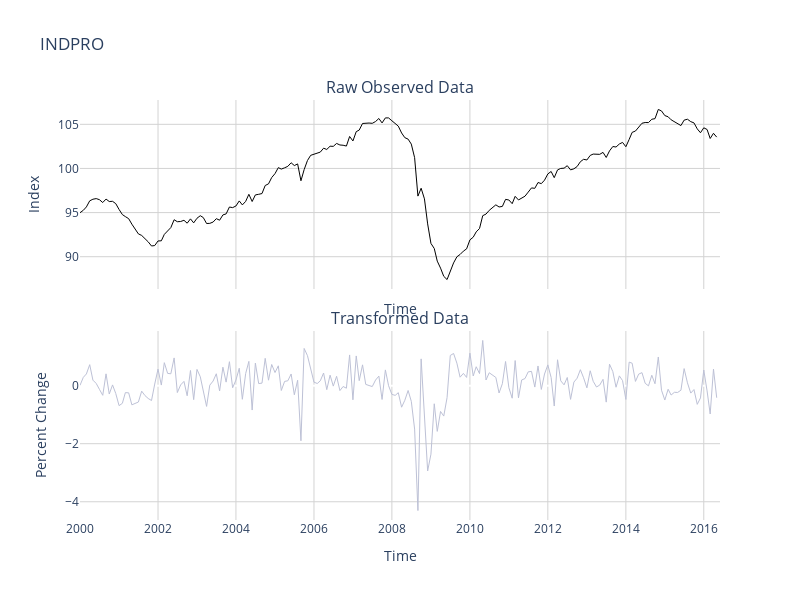
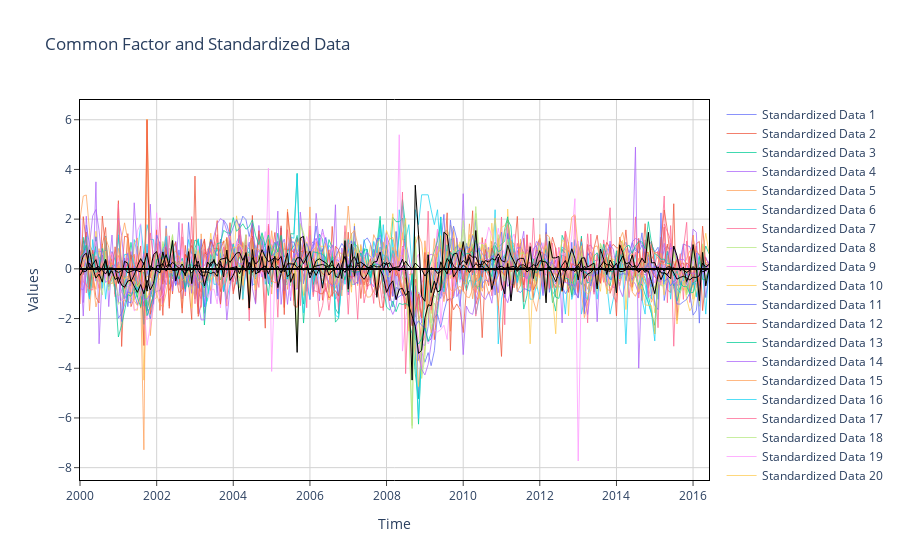
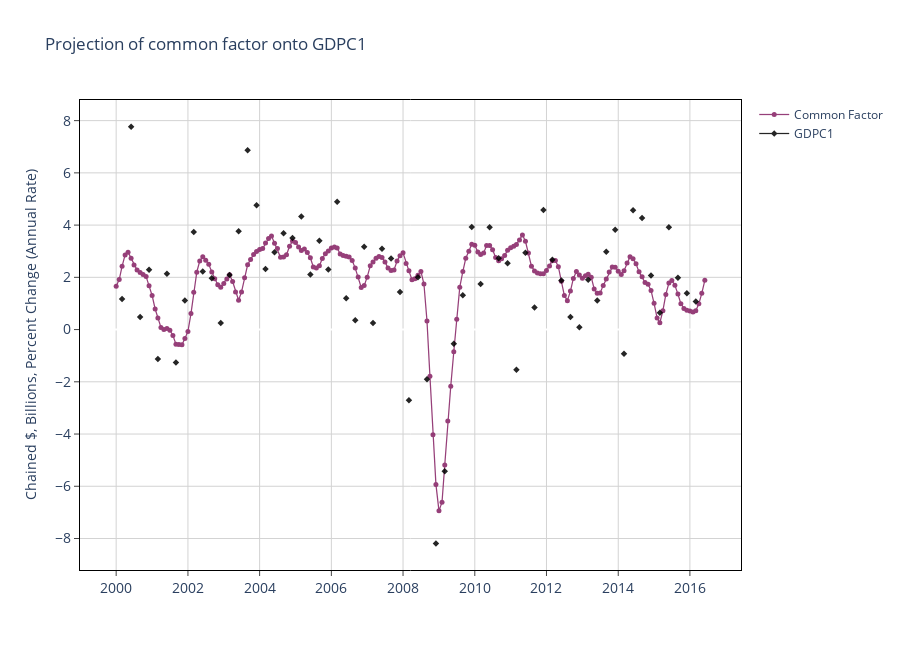

Notebook code cell kept with these figures, in order:
### Code cell
### Dynamic factor model (DFM) ############################################
# This script estimates a dynamic factor model (DFM) using a panel of
# monthly and quarterly series.
###########################################################################


## Clear workspace and set paths.
# close all; clear; clc;
# addpath('functions');


## User inputs.
vintage = '2016-06-29'; # vintage dataset to use for estimation
country = 'US';         # United States macroeconomic data
sample_start = datetime.strptime('2000-01-01', '%Y-%m-%d'); # estimation sample


## Load model specification and dataset.
# Load model specification structure `Spec`
Spec = load_spec('Spec_US_example.xls');
# Parse `Spec`
SeriesID, SeriesName, Units, UnitsTransformed = Spec['seriesid'], Spec['seriesname'], Spec['units'], Spec['unitstransformed']

# Load data
datafile = os.path.join('data', country, f'{vintage}.xls');
X, Time, Z = load_data(datafile, Spec, sample_start);
summarize(X,Time,Spec,vintage); # summarize data


## Plot raw and transformed data.
# Industrial Production (INDPRO) <fred.stlouisfed.org/series/INDPRO>
seriesName = "INDPRO"
idxSeries = SeriesID.index(seriesName)
t_obs = ~np.isnan(X[:, idxSeries])

fig = psub.make_subplots(rows=2, cols=1, shared_xaxes=True, vertical_spacing=0.1,
                            subplot_titles=("Raw Observed Data", "Transformed Data"))

# Plot raw observed data
trace1 = go.Scatter(
    x=Time[t_obs],
    y=Z[t_obs, idxSeries],
    mode='lines',
    name='Raw Observed Data',
    line=dict(color="#000000", width=1),  # #7BCC62 / #68b562 / #7BB562
)
fig.add_trace(trace1, row=1, col=1)

# Plot transformed data
trace2 = go.Scatter(
    x=Time[t_obs],
    y=X[t_obs, idxSeries],
    mode='lines',
    name='Transformed Data',
    line=dict(color="#BDC1D6", width=1),  # #7BCC62 / #68b562 / #7BB562
)
fig.add_trace(trace2, row=2, col=1)
fig.update_layout(
    height=600,
    width=800,
    showlegend=False,
    title_text=seriesName,
    plot_bgcolor="white",
)
fig.update_xaxes(range=[Time[0], Time[-1]], title_text='Time', row=2, col=1, gridcolor="lightgrey")
fig.update_xaxes(range=[Time[0], Time[-1]], title_text='Time', row=1, col=1, gridcolor="lightgrey")
fig.update_yaxes(title_text=Units[idxSeries], row=1, col=1, gridcolor="lightgrey")
fig.update_yaxes(title_text=UnitsTransformed[idxSeries], row=2, col=1, gridcolor="lightgrey")
fig.show()

## Run dynamic factor model (DFM) and save estimation output as 'ResDFM'.
# threshold = 1e-4; # Set to 1e-5 for more robust estimates
threshold = 1e-5;

Res = dfm(X,Spec, max_iter=0);
# save('ResDFM','Res','Spec');

## Plot common factor and standardized data.
traces = []
for i in range(Res['x_sm'].shape[1]):
    trace = go.Scatter(
        x=Time,
        y=Res['x_sm'][:, i],
        mode='lines',
        line=dict(width=0.75),
        name=f'Standardized Data {i + 1}'  # Label each line
    )
    traces.append(trace)

# Add traces for each row of the common factor data
common_factor_data = Res['Z'][:, :] * Res['C'][idxSeries, :]  # Matrix multiplication
for i in range(common_factor_data.shape[1]):
    trace_common_factor = go.Scatter(
        x=Time,
        y=common_factor_data[:, i],
        mode='lines',
        line=dict(color='black', width=1),
        name=f'Common Factor {i + 1}'
    )
    traces.append(trace_common_factor)

# Define the layout of the plot
layout = go.Layout(
    title='Common Factor and Standardized Data',
    xaxis=dict(title='Time', range=[Time[0], Time[-1]]),
    yaxis=dict(title='Values'),
    showlegend=True,
    boxmode='group',
    plot_bgcolor="white",
)

# Create the figure with the defined traces and layout
fig = go.Figure(data=traces, layout=layout)
fig.update_xaxes(
    mirror=True,
    ticks="outside",
    showline=True,
    linecolor="black",
    gridcolor="lightgrey",
)
fig.update_yaxes(
    mirror=True,
    ticks="outside",
    showline=True,
    linecolor="black",
    gridcolor="lightgrey",
)

# Display the plot
pyo.iplot(fig)

## Common Factor Projection: plot projection of common factor onto Payroll Employment and GDP.

## First subplot - projection of common factor onto PAYEMS
# nameSeries = "PAYEMS"
# idxSeries = SeriesID.index(nameSeries)
# t_obs = ~np.isnan(X[:, idxSeries])
# CommonFactor = Res["C"][idxSeries, :5] @ Res["Z"][:, :5].T * Res["Wx"][idxSeries] + Res["Mx"][idxSeries]
# plot(dt=Time, series=X[:, idxSeries], common_factor=CommonFactor, mode = "lines", series_name=nameSeries, yaxis_title=f'{Units[idxSeries]}, {UnitsTransformed[idxSeries]}')

## Second subplot - projection of common factor onto GDPC1
nameSeries = "GDPC1"
idxSeries = SeriesID.index(nameSeries)
t_obs = ~np.isnan(X[:, idxSeries])
CommonFactor = Res["C"][idxSeries, :5] @ Res["Z"][:, :5].T * Res["Wx"][idxSeries] + Res["Mx"][idxSeries]
plot(dt=Time, series=X[:, idxSeries], common_factor=CommonFactor, mode = "lines+markers", series_name=nameSeries, yaxis_title=f'{Units[idxSeries]}, {UnitsTransformed[idxSeries]}')

### Figure 1 — Plotly figure (JSON) as saved in the notebook; plotly's stock layout.template omitted (floating-point values rounded to 4 significant figures; data arrays with more than 128 entries replaced by an {"elided": "..."} marker saying what was removed)
{"data": [{"line": {"color": "#000000", "width": 1}, "mode": "lines", "name": "Raw Observed Data", "type": "scatter", "x": {"elided": "197 str values"}, "xaxis": "x", "y": {"elided": "197 float values"}, "yaxis": "y"}, {"line": {"color": "#BDC1D6", "width": 1}, "mode": "lines", "name": "Transformed Data", "type": "scatter", "x": {"elided": "197 str values"}, "xaxis": "x2", "y": {"elided": "197 float values"}, "yaxis": "y2"}], "layout": {"annotations": [{"font": {"size": 16}, "showarrow": false, "text": "Raw Observed Data", "x": 0.5, "xanchor": "center", "xref": "paper", "y": 1, "yanchor": "bottom", "yref": "paper"}, {"font": {"size": 16}, "showarrow": false, "text": "Transformed Data", "x": 0.5, "xanchor": "center", "xref": "paper", "y": 0.45, "yanchor": "bottom", "yref": "paper"}], "height": 600, "plot_bgcolor": "white", "showlegend": false, "title": {"text": "INDPRO"}, "width": 800, "xaxis": {"anchor": "y", "domain": [0, 1], "gridcolor": "lightgrey", "matches": "x2", "range": ["2000-01-01T00:00:00", "2016-06-01T00:00:00"], "showticklabels": false, "title": {"text": "Time"}}, "xaxis2": {"anchor": "y2", "domain": [0, 1], "gridcolor": "lightgrey", "range": ["2000-01-01T00:00:00", "2016-06-01T00:00:00"], "title": {"text": "Time"}}, "yaxis": {"anchor": "x", "domain": [0.55, 1], "gridcolor": "lightgrey", "title": {"text": "Index"}}, "yaxis2": {"anchor": "x2", "domain": [0, 0.45], "gridcolor": "lightgrey", "title": {"text": "Percent Change"}}}}

### Figure 2 — Plotly figure (JSON) as saved in the notebook; plotly's stock layout.template omitted (floating-point values rounded to 4 significant figures; data arrays with more than 128 entries replaced by an {"elided": "..."} marker saying what was removed)
{"data": [{"line": {"width": 0.75}, "mode": "lines", "name": "Standardized Data 1", "type": "scatter", "x": {"elided": "198 str values"}, "y": {"elided": "198 float values"}}, {"line": {"width": 0.75}, "mode": "lines", "name": "Standardized Data 2", "type": "scatter", "x": {"elided": "198 str values"}, "y": {"elided": "198 float values"}}, {"line": {"width": 0.75}, "mode": "lines", "name": "Standardized Data 3", "type": "scatter", "x": {"elided": "198 str values"}, "y": {"elided": "198 float values"}}, {"line": {"width": 0.75}, "mode": "lines", "name": "Standardized Data 4", "type": "scatter", "x": {"elided": "198 str values"}, "y": {"elided": "198 float values"}}, {"line": {"width": 0.75}, "mode": "lines", "name": "Standardized Data 5", "type": "scatter", "x": {"elided": "198 str values"}, "y": {"elided": "198 float values"}}, {"line": {"width": 0.75}, "mode": "lines", "name": "Standardized Data 6", "type": "scatter", "x": {"elided": "198 str values"}, "y": {"elided": "198 float values"}}, {"line": {"width": 0.75}, "mode": "lines", "name": "Standardized Data 7", "type": "scatter", "x": {"elided": "198 str values"}, "y": {"elided": "198 float values"}}, {"line": {"width": 0.75}, "mode": "lines", "name": "Standardized Data 8", "type": "scatter", "x": {"elided": "198 str values"}, "y": {"elided": "198 float values"}}, {"line": {"width": 0.75}, "mode": "lines", "name": "Standardized Data 9", "type": "scatter", "x": {"elided": "198 str values"}, "y": {"elided": "198 float values"}}, {"line": {"width": 0.75}, "mode": "lines", "name": "Standardized Data 10", "type": "scatter", "x": {"elided": "198 str values"}, "y": {"elided": "198 float values"}}, {"line": {"width": 0.75}, "mode": "lines", "name": "Standardized Data 11", "type": "scatter", "x": {"elided": "198 str values"}, "y": {"elided": "198 float values"}}, {"line": {"width": 0.75}, "mode": "lines", "name": "Standardized Data 12", "type": "scatter", "x": {"elided": "198 str values"}, "y": {"elided": "198 float values"}}, {"line": {"width": 0.75}, "mode": "lines", "name": "Standardized Data 13", "type": "scatter", "x": {"elided": "198 str values"}, "y": {"elided": "198 float values"}}, {"line": {"width": 0.75}, "mode": "lines", "name": "Standardized Data 14", "type": "scatter", "x": {"elided": "198 str values"}, "y": {"elided": "198 float values"}}, {"line": {"width": 0.75}, "mode": "lines", "name": "Standardized Data 15", "type": "scatter", "x": {"elided": "198 str values"}, "y": {"elided": "198 float values"}}, {"line": {"width": 0.75}, "mode": "lines", "name": "Standardized Data 16", "type": "scatter", "x": {"elided": "198 str values"}, "y": {"elided": "198 float values"}}, {"line": {"width": 0.75}, "mode": "lines", "name": "Standardized Data 17", "type": "scatter", "x": {"elided": "198 str values"}, "y": {"elided": "198 float values"}}, {"line": {"width": 0.75}, "mode": "lines", "name": "Standardized Data 18", "type": "scatter", "x": {"elided": "198 str values"}, "y": {"elided": "198 float values"}}, {"line": {"width": 0.75}, "mode": "lines", "name": "Standardized Data 19", "type": "scatter", "x": {"elided": "198 str values"}, "y": {"elided": "198 float values"}}, {"line": {"width": 0.75}, "mode": "lines", "name": "Standardized Data 20", "type": "scatter", "x": {"elided": "198 str values"}, "y": {"elided": "198 float values"}}, {"line": {"width": 0.75}, "mode": "lines", "name": "Standardized Data 21", "type": "scatter", "x": {"elided": "198 str values"}, "y": {"elided": "198 float values"}}, {"line": {"width": 0.75}, "mode": "lines", "name": "Standardized Data 22", "type": "scatter", "x": {"elided": "198 str values"}, "y": {"elided": "198 float values"}}, {"line": {"width": 0.75}, "mode": "lines", "name": "Standardized Data 23", "type": "scatter", "x": {"elided": "198 str values"}, "y": {"elided": "198 float values"}}, {"line": {"width": 0.75}, "mode": "lines", "name": "Standardized Data 24", "type": "scatter", "x": {"elided": "198 str values"}, "y": {"elided": "198 float values"}}, {"line": {"width": 0.75}, "mode": "lines", "name": "Standardized Data 25", "type": "scatter", "x": {"elided": "198 str values"}, "y": {"elided": "198 float values"}}, {"line": {"color": "black", "width": 1}, "mode": "lines", "name": "Common Factor 1", "type": "scatter", "x": {"elided": "198 str values"}, "y": {"elided": "198 float values"}}, {"line": {"color": "black", "width": 1}, "mode": "lines", "name": "Common Factor 2", "type": "scatter", "x": {"elided": "198 str values"}, "y": {"elided": "198 int values"}}, {"line": {"color": "black", "width": 1}, "mode": "lines", "name": "Common Factor 3", "type": "scatter", "x": {"elided": "198 str values"}, "y": {"elided": "198 int values"}}, {"line": {"color": "black", "width": 1}, "mode": "lines", "name": "Common Factor 4", "type": "scatter", "x": {"elided": "198 str values"}, "y": {"elided": "198 int values"}}, {"line": {"color": "black", "width": 1}, "mode": "lines", "name": "Common Factor 5", "type": "scatter", "x": {"elided": "198 str values"}, "y": {"elided": "198 int values"}}, {"line": {"color": "black", "width": 1}, "mode": "lines", "name": "Common Factor 6", "type": "scatter", "x": {"elided": "198 str values"}, "y": {"elided": "198 int values"}}, {"line": {"color": "black", "width": 1}, "mode": "lines", "name": "Common Factor 7", "type": "scatter", "x": {"elided": "198 str values"}, "y": {"elided": "198 int values"}}, {"line": {"color": "black", "width": 1}, "mode": "lines", "name": "Common Factor 8", "type": "scatter", "x": {"elided": "198 str values"}, "y": {"elided": "198 int values"}}, {"line": {"color": "black", "width": 1}, "mode": "lines", "name": "Common Factor 9", "type": "scatter", "x": {"elided": "198 str values"}, "y": {"elided": "198 int values"}}, {"line": {"color": "black", "width": 1}, "mode": "lines", "name": "Common Factor 10", "type": "scatter", "x": {"elided": "198 str values"}, "y": {"elided": "198 int values"}}, {"line": {"color": "black", "width": 1}, "mode": "lines", "name": "Common Factor 11", "type": "scatter", "x": {"elided": "198 str values"}, "y": {"elided": "198 float values"}}, {"line": {"color": "black", "width": 1}, "mode": "lines", "name": "Common Factor 12", "type": "scatter", "x": {"elided": "198 str values"}, "y": {"elided": "198 int values"}}, {"line": {"color": "black", "width": 1}, "mode": "lines", "name": "Common Factor 13", "type": "scatter", "x": {"elided": "198 str values"}, "y": {"elided": "198 int values"}}, {"line": {"color": "black", "width": 1}, "mode": "lines", "name": "Common Factor 14", "type": "scatter", "x": {"elided": "198 str values"}, "y": {"elided": "198 int values"}}, {"line": {"color": "black", "width": 1}, "mode": "lines", "name": "Common Factor 15", "type": "scatter", "x": {"elided": "198 str values"}, "y": {"elided": "198 int values"}}, {"line": {"color": "black", "width": 1}, "mode": "lines", "name": "Common Factor 16", "type": "scatter", "x": {"elided": "198 str values"}, "y": {"elided": "198 int values"}}, {"line": {"color": "black", "width": 1}, "mode": "lines", "name": "Common Factor 17", "type": "scatter", "x": {"elided": "198 str values"}, "y": {"elided": "198 int values"}}, {"line": {"color": "black", "width": 1}, "mode": "lines", "name": "Common Factor 18", "type": "scatter", "x": {"elided": "198 str values"}, "y": {"elided": "198 int values"}}, {"line": {"color": "black", "width": 1}, "mode": "lines", "name": "Common Factor 19", "type": "scatter", "x": {"elided": "198 str values"}, "y": {"elided": "198 int values"}}, {"line": {"color": "black", "width": 1}, "mode": "lines", "name": "Common Factor 20", "type": "scatter", "x": {"elided": "198 str values"}, "y": {"elided": "198 int values"}}, {"line": {"color": "black", "width": 1}, "mode": "lines", "name": "Common Factor 21", "type": "scatter", "x": {"elided": "198 str values"}, "y": {"elided": "198 int values"}}, {"line": {"color": "black", "width": 1}, "mode": "lines", "name": "Common Factor 22", "type": "scatter", "x": {"elided": "198 str values"}, "y": {"elided": "198 int values"}}, {"line": {"color": "black", "width": 1}, "mode": "lines", "name": "Common Factor 23", "type": "scatter", "x": {"elided": "198 str values"}, "y": {"elided": "198 int values"}}, {"line": {"color": "black", "width": 1}, "mode": "lines", "name": "Common Factor 24", "type": "scatter", "x": {"elided": "198 str values"}, "y": {"elided": "198 int values"}}, {"line": {"color": "black", "width": 1}, "mode": "lines", "name": "Common Factor 25", "type": "scatter", "x": {"elided": "198 str values"}, "y": {"elided": "198 int values"}}, {"line": {"color": "black", "width": 1}, "mode": "lines", "name": "Common Factor 26", "type": "scatter", "x": {"elided": "198 str values"}, "y": {"elided": "198 int values"}}, {"line": {"color": "black", "width": 1}, "mode": "lines", "name": "Common Factor 27", "type": "scatter", "x": {"elided": "198 str values"}, "y": {"elided": "198 int values"}}, {"line": {"color": "black", "width": 1}, "mode": "lines", "name": "Common Factor 28", "type": "scatter", "x": {"elided": "198 str values"}, "y": {"elided": "198 float values"}}, {"line": {"color": "black", "width": 1}, "mode": "lines", "name": "Common Factor 29", "type": "scatter", "x": {"elided": "198 str values"}, "y": {"elided": "198 int values"}}, {"line": {"color": "black", "width": 1}, "mode": "lines", "name": "Common Factor 30", "type": "scatter", "x": {"elided": "198 str values"}, "y": {"elided": "198 int values"}}, {"line": {"color": "black", "width": 1}, "mode": "lines", "name": "Common Factor 31", "type": "scatter", "x": {"elided": "198 str values"}, "y": {"elided": "198 int values"}}, {"line": {"color": "black", "width": 1}, "mode": "lines", "name": "Common Factor 32", "type": "scatter", "x": {"elided": "198 str values"}, "y": {"elided": "198 int values"}}, {"line": {"color": "black", "width": 1}, "mode": "lines", "name": "Common Factor 33", "type": "scatter", "x": {"elided": "198 str values"}, "y": {"elided": "198 int values"}}, {"line": {"color": "black", "width": 1}, "mode": "lines", "name": "Common Factor 34", "type": "scatter", "x": {"elided": "198 str values"}, "y": {"elided": "198 int values"}}, {"line": {"color": "black", "width": 1}, "mode": "lines", "name": "Common Factor 35", "type": "scatter", "x": {"elided": "198 str values"}, "y": {"elided": "198 int values"}}, {"line": {"color": "black", "width": 1}, "mode": "lines", "name": "Common Factor 36", "type": "scatter", "x": {"elided": "198 str values"}, "y": {"elided": "198 int values"}}, {"line": {"color": "black", "width": 1}, "mode": "lines", "name": "Common Factor 37", "type": "scatter", "x": {"elided": "198 str values"}, "y": {"elided": "198 int values"}}, {"line": {"color": "black", "width": 1}, "mode": "lines", "name": "Common Factor 38", "type": "scatter", "x": {"elided": "198 str values"}, "y": {"elided": "198 int values"}}, {"line": {"color": "black", "width": 1}, "mode": "lines", "name": "Common Factor 39", "type": "scatter", "x": {"elided": "198 str values"}, "y": {"elided": "198 int values"}}, {"line": {"color": "black", "width": 1}, "mode": "lines", "name": "Common Factor 40", "type": "scatter", "x": {"elided": "198 str values"}, "y": {"elided": "198 int values"}}, {"line": {"color": "black", "width": 1}, "mode": "lines", "name": "Common Factor 41", "type": "scatter", "x": {"elided": "198 str values"}, "y": {"elided": "198 int values"}}, {"line": {"color": "black", "width": 1}, "mode": "lines", "name": "Common Factor 42", "type": "scatter", "x": {"elided": "198 str values"}, "y": {"elided": "198 int values"}}, {"line": {"color": "black", "width": 1}, "mode": "lines", "name": "Common Factor 43", "type": "scatter", "x": {"elided": "198 str values"}, "y": {"elided": "198 int values"}}, {"line": {"color": "black", "width": 1}, "mode": "lines", "name": "Common Factor 44", "type": "scatter", "x": {"elided": "198 str values"}, "y": {"elided": "198 int values"}}, {"line": {"color": "black", "width": 1}, "mode": "lines", "name": "Common Factor 45", "type": "scatter", "x": {"elided": "198 str values"}, "y": {"elided": "198 int values"}}, {"line": {"color": "black", "width": 1}, "mode": "lines", "name": "Common Factor 46", "type": "scatter", "x": {"elided": "198 str values"}, "y": {"elided": "198 int values"}}, {"line": {"color": "black", "width": 1}, "mode": "lines", "name": "Common Factor 47", "type": "scatter", "x": {"elided": "198 str values"}, "y": {"elided": "198 int values"}}, {"line": {"color": "black", "width": 1}, "mode": "lines", "name": "Common Factor 48", "type": "scatter", "x": {"elided": "198 str values"}, "y": {"elided": "198 int values"}}, {"line": {"color": "black", "width": 1}, "mode": "lines", "name": "Common Factor 49", "type": "scatter", "x": {"elided": "198 str values"}, "y": {"elided": "198 int values"}}, {"line": {"color": "black", "width": 1}, "mode": "lines", "name": "Common Factor 50", "type": "scatter", "x": {"elided": "198 str values"}, "y": {"elided": "198 int values"}}, {"line": {"color": "black", "width": 1}, "mode": "lines", "name": "Common Factor 51", "type": "scatter", "x": {"elided": "198 str values"}, "y": {"elided": "198 int values"}}, {"line": {"color": "black", "width": 1}, "mode": "lines", "name": "Common Factor 52", "type": "scatter", "x": {"elided": "198 str values"}, "y": {"elided": "198 int values"}}, {"line": {"color": "black", "width": 1}, "mode": "lines", "name": "Common Factor 53", "type": "scatter", "x": {"elided": "198 str values"}, "y": {"elided": "198 int values"}}], "layout": {"boxmode": "group", "plot_bgcolor": "white", "showlegend": true, "title": {"text": "Common Factor and Standardized Data"}, "xaxis": {"gridcolor": "lightgrey", "linecolor": "black", "mirror": true, "range": ["2000-01-01T00:00:00", "2016-06-01T00:00:00"], "showline": true, "ticks": "outside", "title": {"text": "Time"}}, "yaxis": {"gridcolor": "lightgrey", "linecolor": "black", "mirror": true, "showline": true, "ticks": "outside", "title": {"text": "Values"}}}}

### Figure 3 — Plotly figure (JSON) as saved in the notebook; plotly's stock layout.template omitted (floating-point values rounded to 4 significant figures; data arrays with more than 128 entries replaced by an {"elided": "..."} marker saying what was removed)
{"data": [{"line": {"color": "#841E62", "width": 1.25}, "marker": {"size": 5}, "mode": "lines+markers", "name": "Common Factor", "opacity": 0.85, "type": "scatter", "x": {"elided": "198 str values"}, "y": {"elided": "198 float values"}}, {"line": {"color": "#000000", "width": 1.25}, "marker": {"size": 5, "symbol": "diamond"}, "mode": "lines+markers", "name": "GDPC1", "opacity": 0.85, "type": "scatter", "x": {"elided": "198 str values"}, "y": {"elided": "198 float values"}}], "layout": {"autosize": false, "height": 650, "hovermode": "x", "plot_bgcolor": "white", "title": {"text": "Projection of common factor onto GDPC1"}, "width": 900, "xaxis": {"gridcolor": "lightgrey", "linecolor": "black", "mirror": true, "showline": true, "tickfont": {"size": 14}, "ticks": "outside"}, "yaxis": {"gridcolor": "lightgrey", "linecolor": "black", "mirror": true, "showline": true, "tickfont": {"size": 14}, "ticks": "outside", "title": {"text": "Chained $, Billions, Percent Change (Annual Rate)"}}}}
